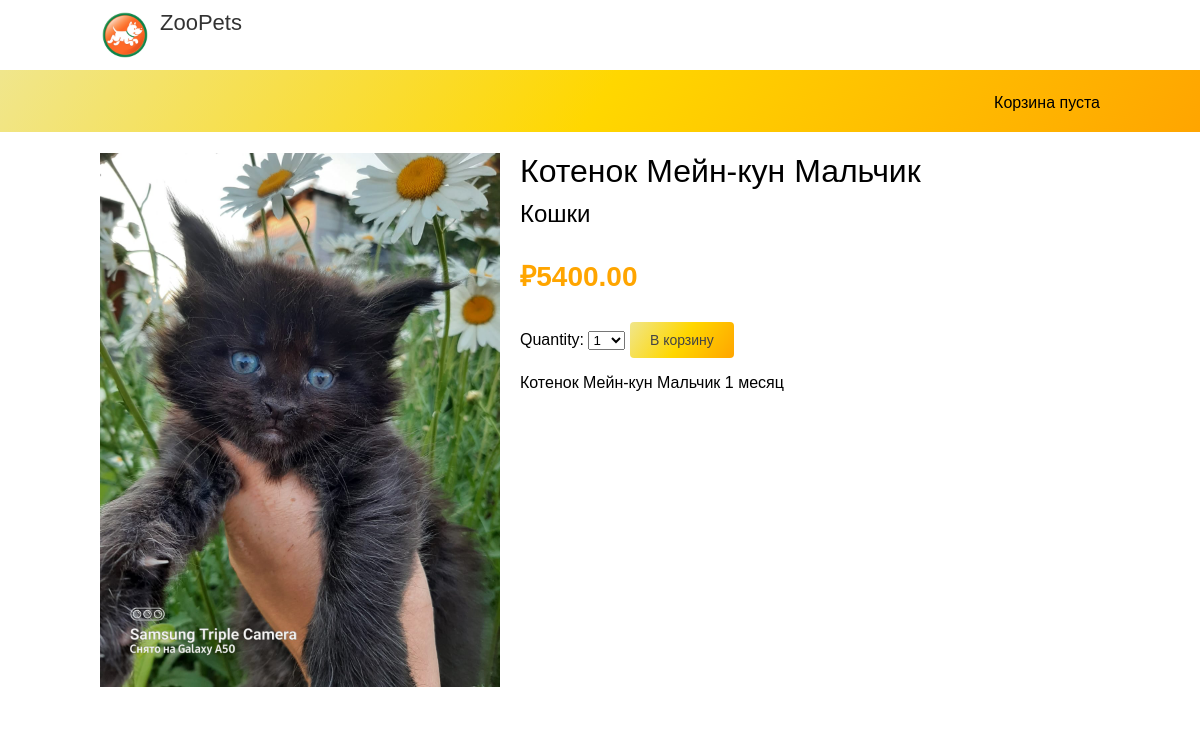
The page /2/n/ on the database its author committed.
### shop/models.py (models this page shows, shortened)
class Product(models.Model):
    category = models.ForeignKey(Category, related_name='products', blank=True,default=None,null=True, on_delete=models.SET_DEFAULT )
    name = models.CharField(max_length=200, db_index=True)
    slug = models.SlugField(max_length=200, db_index=True)
    image = models.ImageField(upload_to='products/%Y/%m/%d', blank=True)
    description = models.TextField(blank=True)
    price = models.DecimalField(max_digits=10, decimal_places=2)
    stock = models.PositiveIntegerField()
    available = models.BooleanField(default=True)
    created = models.DateTimeField(auto_now_add=True)
    updated = models.DateTimeField(auto_now=True)
    class Meta:
        ordering = ('name',)
        index_together = (('id', 'slug'),)

class Category(models.Model):
    name = models.CharField(max_length=200, db_index=True)
    slug = models.SlugField(max_length=200, db_index=True, unique=True)
    class Meta:
        ordering = ('name',)
        verbose_name = 'Категория'
        verbose_name_plural = 'Категории'
    def __str__(self):
        return self.name
    def get_absolute_url(self):
            return reverse('shop:product_list_by_category',
                           args=[self.slug])

### shop/views.py (the view)
# urls.py: path('<int:id>/<slug:slug>/', views.product_detail,
def product_detail(request, id, slug):
    language = request.LANGUAGE_CODE
    product = get_object_or_404(Product,
                                id=id,
                                available=True)
    cart_product_form = CartAddProductForm()
    recommended_products = []
    return render(request,
                  'shop/product/detail.html',
                  {'product': product,
                  'cart_product_form': cart_product_form,
                  'recommended_products': recommended_products})

### cart/forms.py
class CartAddProductForm(forms.Form):
    quantity = forms.TypedChoiceField(choices=PRODUCT_QUANTITY_CHOICES,coerce=int)
    update = forms.BooleanField(required=False, initial=False,widget=forms.HiddenInput)

### cart/cart.py (called while the page is built)
    def __len__(self):
        return sum(item['quantity'] for item in self.cart.values())

### cart/context_processors.py (called while the page is built)
def cart(request):
    return {'cart': Cart(request)}

### shop/templates/shop/product/detail.html (shortened to what this page needs)
{% extends "shop/base.html" %}
{% load i18n %}
{% load static %}
{% block content %}
  <div class="product-detail">
    <img src="{% if product.image %}{{ product.image.url }}{% else %}{% static "img/no_image.png" %}{% endif %}">
    <h1>{{ product.name }}</h1>
    <h2><a href="{{ product.category.get_absolute_url }}">{{ product.category }}</a></h2>
    <p class="price">&#8381;{{ product.price }}</p>
    <form action="{% url "cart:cart_add" product.id %}" method="post">
      {{ cart_product_form }}
      <input type="submit" value="{% trans "В корзину" %}">
    </form>
    {{ product.description|linebreaks }}
  </div>
{% endblock %}

### shop/static/css/base.css (style rules this page uses)
body { margin:0; padding:0; font-family:helvetica, sans-serif; background: #ffffff; }
h1, h2, h3, h4, h5 , h6 { font-family: 'Teko', sans-serif; font-weight:normal; }
a { text-decoration:none; color:#000; }
a.button, input[type="submit"] { color:#444; border-radius:4px; padding:10px 20px; font-size:14px; border:0; background: linear-gradient( 124deg, #F0E68C, #FFD700, #FFA500); ) }
#content h1 { margin-right: 50px; margin-left: 50px; }
.product-detail { text-align:justify; }
.product-detail .price { color:#FFA500; font-size:28px; font-weight:bold; }
.product-detail img { width:40%; height:40%; float:left; padding:0 20px 20px 0; }
.product-detail h1 { margin-bottom:0; }
.product-detail h2 { margin-top:10px; }
img { width: 100px; height: 100px; object-fit: cover; }

### rows shown on the page
Product: image (picture), name "Котенок Мейн-кун Мальчик", category "Кошки", price "5400.00", description "Котенок Мейн-кун Мальчик 1 месяц"
